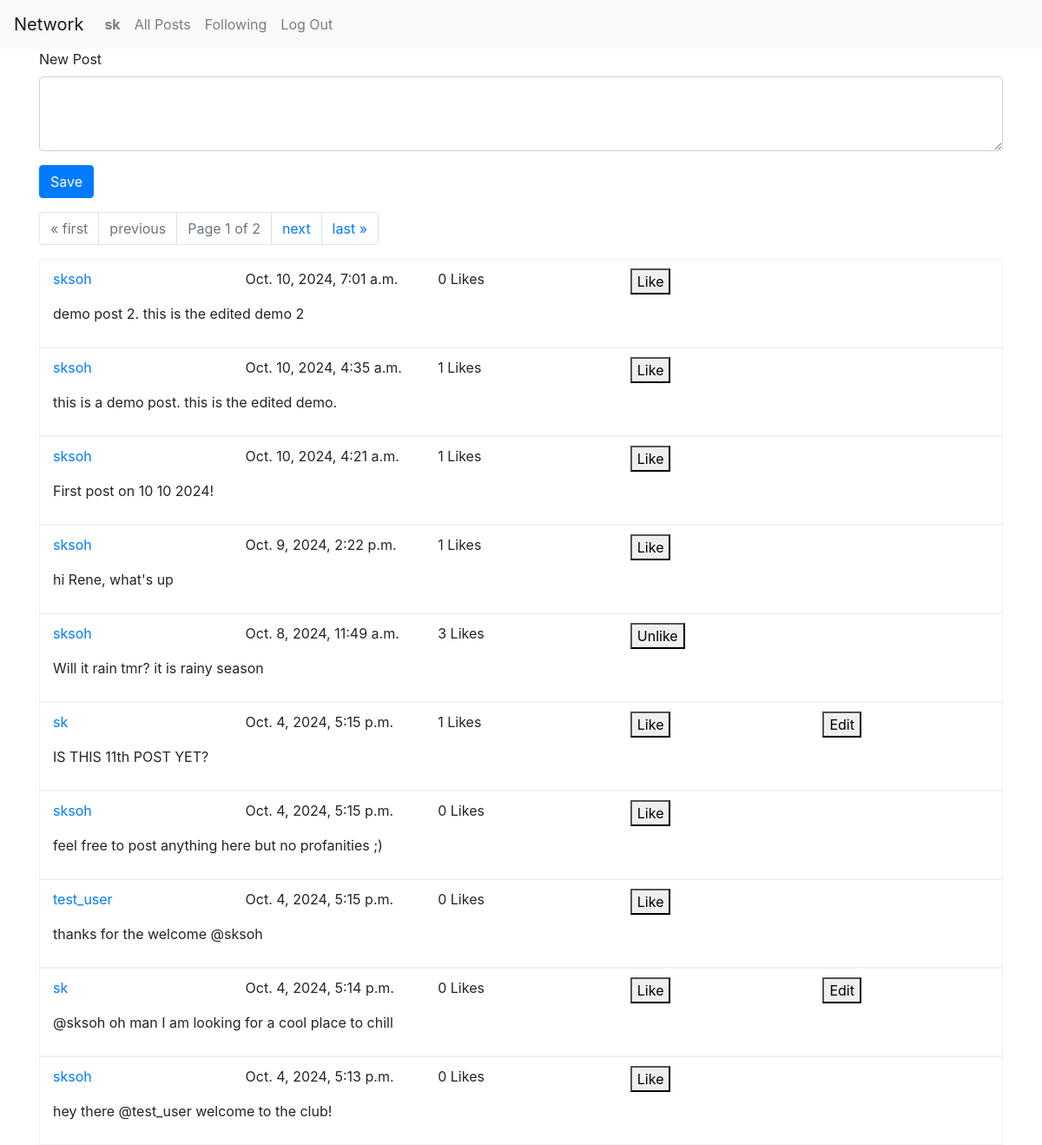
/ (signed in), run on the app's committed database.
### network/models.py (models this page shows, shortened)
class User(AbstractUser):
    pass

class Post(models.Model):
    author = models.ForeignKey(User, on_delete=models.CASCADE, related_name="user_author")
    content = models.CharField(max_length=128)
    date_time = models.DateTimeField(auto_now_add=True)
    likes = models.ManyToManyField(User, blank=True, related_name="posts_liked")

### network/views.py (the view)
# urls.py: path("", views.index, name="index"),
def index(request):
    all_posts = Post.objects.all().order_by('date_time').reverse()
    paginator = Paginator(all_posts, 10) # Show 10 per page
    page_number = request.GET.get('page')
    page_obj = paginator.get_page(page_number)
    return render(request, "network/index.html", {
        'page_obj': page_obj
    })

### network/templates/network/index.html (shortened to what this page needs)
{% extends "network/layout.html" %}
{% block body %}
    <div class="container">
        {% if user.is_authenticated %}
            <div class='form-div'>
                <div class="mb-3">
                    <form action="{% url 'create' %}" method="post">
                        <label for="create_form_input_title" class="form-label">New Post</label>
                        <textarea class="form-control mb-3" id="create_form_input_title" rows="3" name="new_post"></textarea>
                        <div><button type="submit" class="btn btn-primary">Save</button></div>
                    </form>
                </div>
            </div>
        {% endif %}
        <nav aria-label="Page navigation">
            <ul class="pagination">
                {% if page_obj.has_previous %}
                    <li class="page-item"><a class="page-link" href="?page=1">&laquo; first</a></li>
                    <li class="page-item"><a class="page-link" href="?page={{ page_obj.previous_page_number }}">previous</a></li>
                {% else %}
                    <li class="page-item disabled"><a class="page-link" href="#">&laquo; first</a></li>
                    <li class="page-item disabled"><a class="page-link" href="#">previous</a></li>
                {% endif %}
                <li class="page-item disabled">
                    <span class="page-link">Page {{ page_obj.number }} of {{ page_obj.paginator.num_pages }}</span>
                </li>
                {% if page_obj.has_next %}
                    <li class="page-item"><a class="page-link" href="?page={{ page_obj.next_page_number }}">next</a></li>
                    <li class="page-item"><a class="page-link" href="?page={{ page_obj.paginator.num_pages }}">last &raquo;</a></li>
                {% else %}
                    <li class="page-item disabled"><a class="page-link" href="#">next</a></li>
                    <li class="page-item disabled"><a class="page-link" href="#">last &raquo;</a></li>
                {% endif %}
            </ul>
        </nav>
        <div>
            {% for post in page_obj.object_list %}
                <div class="container posts_div" style="border: 0.5px solid #d3d3d352; padding-top: 10px; padding-bottom: 10px;">
                    <div class="row">
                        <div class="col">
                            <a href="{% url 'user_profile' id=post.author.id %}">{{ post.author }}</a>
                        </div>
                        <div class="col">
                            <p>{{ post.date_time }}</p>
                        </div>
                        <div class="col">
                            <span id="like-count-{{ post.id }}">{{ post.likes.count }} Likes</span>
                        </div>
                        <div class="col">
                            <button class="like_buttons" type="submit" data-post-id="{{ post.id }}">
                                {% if user in post.likes.all %}
                                    Unlike
                                {% else %}
                                    Like
                                {% endif %}
                            </button>
                        </div>
                        <div class="col">
                            {% if user == post.author %}
                                <button class="edit_buttons" type="submit" data-post-id="{{ post.id }}">Edit</button>
                            {% endif %}
                        </div>
                    </div>
                    <div id="content-view-{{ post.id }}">
                        <p>{{ post.content }}</p>
                    </div>
                </div>
            {% endfor %}
        </div>
    </div>
{% endblock %}

### network/templates/network/layout.html (shortened to what this page needs)
{% load static %}
<!DOCTYPE html>
<html lang="en">
    <head>
        <link rel="stylesheet" href="https://stackpath.bootstrapcdn.com/bootstrap/4.4.1/css/bootstrap.min.css">
        <link href="{% static 'network/styles.css' %}" rel="stylesheet">
    </head>
    <body>
        <nav class="navbar navbar-expand-lg navbar-light bg-light">
            <a class="navbar-brand" href="{% url 'index' %}">Network</a>
            <div>
              <ul class="navbar-nav mr-auto">
                {% if user.is_authenticated %}
                    <li class="nav-item">
                        <a class="nav-link" href="{% url 'user_profile' id=user.id %}"><strong>{{ user.username }}</strong></a>
                    </li>
                {% endif %}
                <li class="nav-item">
                  <a class="nav-link" href="{% url 'index' %}">All Posts</a>
                </li>
                {% if user.is_authenticated %}
                    <li class="nav-item">
                        <a class="nav-link" href="{% url 'followings' %}">Following</a>
                    </li>
                    <li class="nav-item">
                        <a class="nav-link" href="{% url 'logout' %}">Log Out</a>
                    </li>
                {% endif %}
              </ul>
            </div>
          </nav>
        <div class="body">
            {% block body %}
            {% endblock %}
        </div>
    </body>
</html>

### data on the page
User: username "sk"
Post: author "sksoh", date_time "Oct. 10, 2024, 7:01 a.m.", likes.count "0", shows "Like", content "demo post 2. this is the edited demo 2"
Post: author "sksoh", date_time "Oct. 10, 2024, 4:35 a.m.", likes.count "1", shows "Like", content "this is a demo post. this is the edited demo."
Post: author "sksoh", date_time "Oct. 10, 2024, 4:21 a.m.", likes.count "1", shows "Like", content "First post on 10 10 2024!"
Post: author "sksoh", date_time "Oct. 9, 2024, 2:22 p.m.", likes.count "1", shows "Like", content "hi Rene, what's up"
Post: author "sksoh", date_time "Oct. 8, 2024, 11:49 a.m.", likes.count "3", shows "Unlike", content "Will it rain tmr? it is rainy season"
Post: author "sk", date_time "Oct. 4, 2024, 5:15 p.m.", likes.count "1", shows "Like", content "IS THIS 11th POST YET?"
Post: author "sksoh", date_time "Oct. 4, 2024, 5:15 p.m.", likes.count "0", shows "Like", content "feel free to post anything here but no profanities ;)"
Post: author "test_user", date_time "Oct. 4, 2024, 5:15 p.m.", likes.count "0", shows "Like", content "thanks for the welcome @sksoh"
Post: author "sk", date_time "Oct. 4, 2024, 5:14 p.m.", likes.count "0", shows "Like", content "@sksoh oh man I am looking for a cool place to chill"
Post: author "sksoh", date_time "Oct. 4, 2024, 5:13 p.m.", likes.count "0", shows "Like", content "hey there @test_user welcome to the club!"

### other printed values
{{ page_obj.number }} "1"
{{ page_obj.paginator.num_pages }} "2"
